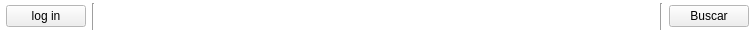
<?xml version="1.0" encoding="UTF-8"?>
<ui version="4.0">
 <class>blueBar</class>
 <widget class="QWidget" name="blueBar">
  <property name="geometry">
   <rect>
    <x>0</x>
    <y>0</y>
    <width>755</width>
    <height>33</height>
   </rect>
  </property>
  <property name="palette">
   <palette>
    <active>
     <colorrole role="Base">
      <brush brushstyle="SolidPattern">
       <color alpha="255">
        <red>255</red>
        <green>255</green>
        <blue>255</blue>
       </color>
      </brush>
     </colorrole>
     <colorrole role="Window">
      <brush brushstyle="SolidPattern">
       <color alpha="255">
        <red>255</red>
        <green>255</green>
        <blue>255</blue>
       </color>
      </brush>
     </colorrole>
    </active>
    <inactive>
     <colorrole role="Base">
      <brush brushstyle="SolidPattern">
       <color alpha="255">
        <red>255</red>
        <green>255</green>
        <blue>255</blue>
       </color>
      </brush>
     </colorrole>
     <colorrole role="Window">
      <brush brushstyle="SolidPattern">
       <color alpha="255">
        <red>255</red>
        <green>255</green>
        <blue>255</blue>
       </color>
      </brush>
     </colorrole>
    </inactive>
    <disabled>
     <colorrole role="Base">
      <brush brushstyle="SolidPattern">
       <color alpha="255">
        <red>255</red>
        <green>255</green>
        <blue>255</blue>
       </color>
      </brush>
     </colorrole>
     <colorrole role="Window">
      <brush brushstyle="SolidPattern">
       <color alpha="255">
        <red>255</red>
        <green>255</green>
        <blue>255</blue>
       </color>
      </brush>
     </colorrole>
    </disabled>
   </palette>
  </property>
  <property name="windowTitle">
   <string>Form</string>
  </property>
  <layout class="QHBoxLayout" name="horizontalLayout_2">
   <property name="leftMargin">
    <number>6</number>
   </property>
   <property name="topMargin">
    <number>3</number>
   </property>
   <property name="rightMargin">
    <number>6</number>
   </property>
   <property name="bottomMargin">
    <number>3</number>
   </property>
   <item>
    <widget class="QPushButton" name="pushButton">
     <property name="text">
      <string>log in</string>
     </property>
    </widget>
   </item>
   <item>
    <widget class="Line" name="line">
     <property name="orientation">
      <enum>Qt::Vertical</enum>
     </property>
    </widget>
   </item>
   <item>
    <layout class="QHBoxLayout" name="horizontalLayout">
     <item>
      <spacer name="horizontalSpacer">
       <property name="orientation">
        <enum>Qt::Horizontal</enum>
       </property>
       <property name="sizeHint" stdset="0">
        <size>
         <width>40</width>
         <height>20</height>
        </size>
       </property>
      </spacer>
     </item>
    </layout>
   </item>
   <item>
    <widget class="Line" name="line_2">
     <property name="orientation">
      <enum>Qt::Vertical</enum>
     </property>
    </widget>
   </item>
   <item>
    <widget class="QPushButton" name="searchButton">
     <property name="text">
      <string>Buscar</string>
     </property>
    </widget>
   </item>
  </layout>
 </widget>
 <resources/>
 <connections/>
</ui>
